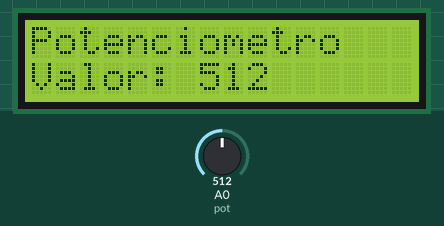
Recording of a sketch running on a simulated Arduino Uno, built with avr-gcc and run on an emulated ATmega328P. Parts: 16×2 character LCD. The inputs (shaded band) are chosen by the test bench; at power-on: A0 (pot) = 512.

Above: at 1.2 s.
1.3 s: A0 (pot) set to 716
At 2.8 s:
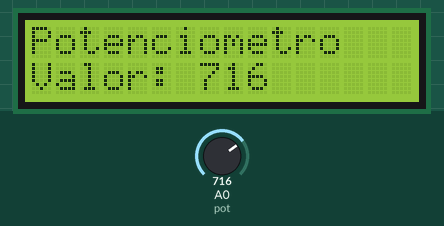
3.1 s: A0 (pot) set to 900
At 4.2 s:
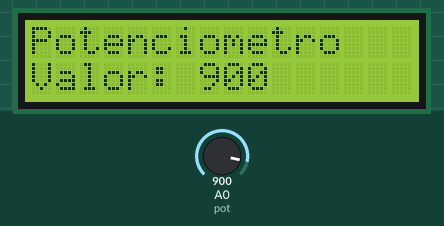
4.6 s: A0 (pot) set to 1023
At 5.6 s:
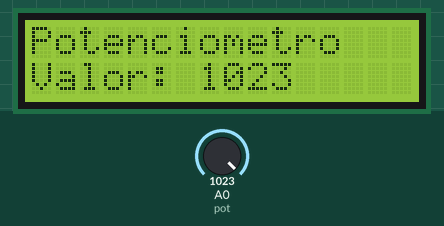
Timing chart, 0 to 7.6 s (numbered marks = the images above; inputs shaded):
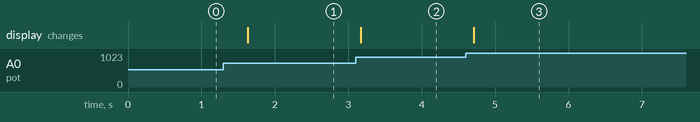

The sketch:

Potenciometro_LCD16X2.ino
```cpp
#include <LiquidCrystal_I2C.h>

LiquidCrystal_I2C lcd(0x3F, 16, 2);   // Usa 0x27 si no aparece
int pot = A0;

void setup() {

  lcd.init();
  lcd.backlight();

  lcd.setCursor(0,0);
  lcd.print("Potenciometro");
}

void loop() {

  int lectura = analogRead(pot);   // Valor de 0 a 1023

  lcd.setCursor(0,1);
  lcd.print("Valor: ");
  lcd.print(lectura);
  lcd.print("   ");   // espacios para borrar residuos

  delay(500);
}
```

Measured:
- after the input at 1.3 s, the display: changes after 0.33 s (image 1)
- after the input at 3.1 s, the display: changes after 0.07 s (image 2)
- after the input at 4.6 s, the display: changes after 0.11 s (image 3)
